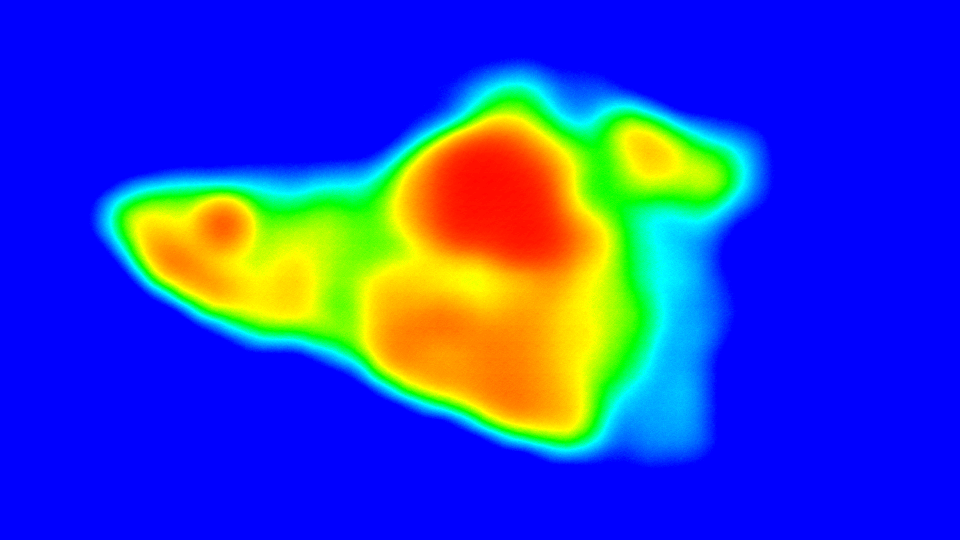
#> input picture CISCO_INNOVATION_CHALLENGE-web-server/cisco_detection/src/test_assets/heatmap_example.png, 960 x 540 px
$ python heatmap.py
#> lines starting #> are read from the running program, lines starting #| are printed output that depends on the picture; after the words box and inside, x2 and y2 are one past the last pixel; in counts of white or black regions, pixels touching at a corner belong together
import cv2
import numpy as np

def get_color_mask(hsv, lower, upper):
    return cv2.inRange(hsv, lower, upper)

def preprocess_mask(mask):
    kernel = np.ones((5, 5), np.uint8)
    mask = cv2.morphologyEx(mask, cv2.MORPH_OPEN, kernel)
    mask = cv2.morphologyEx(mask, cv2.MORPH_CLOSE, kernel)
    return mask

def get_polygons(mask, epsilon_factor=0.02):
    contours, _ = cv2.findContours(mask, cv2.RETR_EXTERNAL, cv2.CHAIN_APPROX_SIMPLE)
    polygons = []
    for contour in contours:
        if cv2.contourArea(contour) > 100:
            peri = cv2.arcLength(contour, True)
            approx = cv2.approxPolyDP(contour, epsilon_factor * peri, True)
            polygons.append(approx)
    return polygons

def is_contour_inside(inner, outer):
    outer = outer.astype(np.float32)
    for point in inner:
        x, y = point[0]
        if cv2.pointPolygonTest(outer, (float(x), float(y)), False) < 0:
            return False
    return True

def draw_polygons(image, polygons, color, label):
    for poly in polygons:
        cv2.polylines(image, [poly], isClosed=True, color=color, thickness=2)
        for point in poly:
            x, y = point[0]
            cv2.circle(image, (x, y), 3, color, -1)
    print(f"{label} polygon(s): {len(polygons)}")

def find_and_draw(image_path):
#> called with image_path = '../test_assets/heatmap_example.png'
    image = cv2.imread(image_path)
#> image is the input picture: shape (540, 960, 3); mean B, G, R 197.4, 61.5, 43.6
    if image is None:
        print("이미지를 불러올 수 없습니다.")
        return

    hsv = cv2.cvtColor(image, cv2.COLOR_BGR2HSV)
#> hsv: shape (540, 960, 3); mean H, S, V 97.8, 255, 255

    # 색상 범위 정의
    red1 = (np.array([0, 120, 100]), np.array([10, 255, 255]))
    red2 = (np.array([170, 120, 100]), np.array([180, 255, 255]))
    orange = (np.array([11, 120, 100]), np.array([25, 255, 255]))
    yellow = (np.array([26, 120, 100]), np.array([35, 255, 255]))

    # 마스크 생성
    mask_red = cv2.bitwise_or(get_color_mask(hsv, *red1), get_color_mask(hsv, *red2))
#> in get_color_mask, `return cv2.inRange(hsv, lower, upper)`:
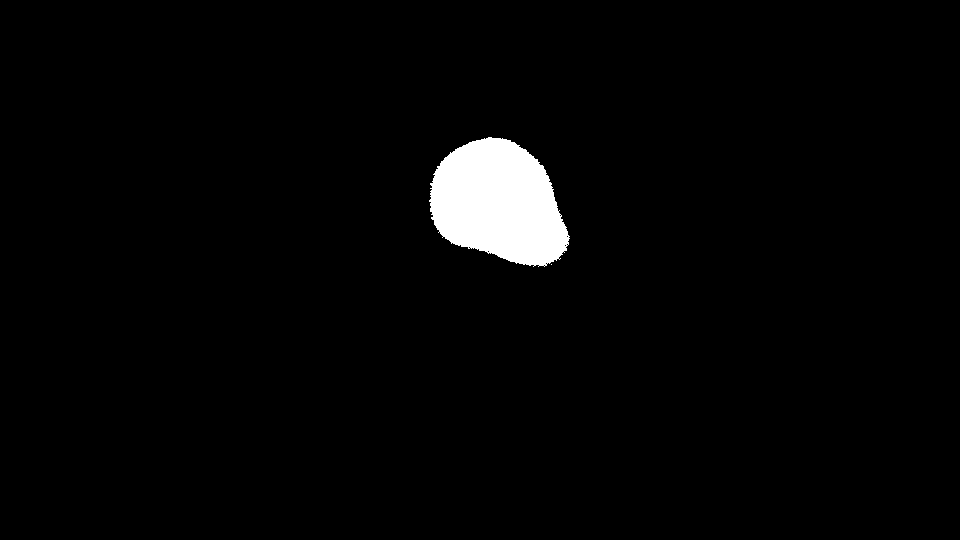
#> returned value: shape (540, 960); 2.5% white; 2 white regions (1 under 20 px), largest, box (x1, y1, x2, y2) and area: (429, 137, 570, 267) 13079
#> in get_color_mask (call 2), `return cv2.inRange(hsv, lower, upper)`: returned value: shape (540, 960); every value is 0
    mask_orange = get_color_mask(hsv, *orange)
#> in get_color_mask (call 3), `return cv2.inRange(hsv, lower, upper)`: returned value: shape (540, 960); 7.2% white; 49 white regions (46 under 20 px), largest, box (x1, y1, x2, y2) and area: (372, 121, 600, 425) 30910, (146, 202, 250, 301) 6180, (638, 142, 662, 164) 250
    mask_yellow = get_color_mask(hsv, *yellow)
#> in get_color_mask (call 4), `return cv2.inRange(hsv, lower, upper)`: returned value: shape (540, 960); 4.8% white; 64 white regions (61 under 20 px), largest, box (x1, y1, x2, y2) and area: (358, 114, 612, 433) 13866, (133, 197, 325, 322) 8627, (619, 126, 701, 183) 2447

    # 전처리
    mask_red = preprocess_mask(mask_red)
#> in preprocess_mask, `mask = cv2.morphologyEx(mask, cv2.MORPH_OPEN, kernel)`: mask: shape (540, 960); 2.5% white; 1 white region, box (x1, y1, x2, y2) and area: (431, 138, 568, 266) 12965
#> in preprocess_mask, `mask = cv2.morphologyEx(mask, cv2.MORPH_CLOSE, kernel)`: mask: shape (540, 960); 2.5% white; 1 white region, box (x1, y1, x2, y2) and area: (431, 138, 568, 266) 12967
    mask_orange = preprocess_mask(mask_orange)
#> in preprocess_mask (call 2), `mask = cv2.morphologyEx(mask, cv2.MORPH_OPEN, kernel)`: mask: shape (540, 960); 7% white; 3 white regions, box (x1, y1, x2, y2) and area: (373, 122, 599, 424) 30339, (147, 202, 249, 299) 6061, (644, 148, 656, 159) 113
#> in preprocess_mask (call 2), `mask = cv2.morphologyEx(mask, cv2.MORPH_CLOSE, kernel)`: mask: shape (540, 960); 7.1% white; 3 white regions, box (x1, y1, x2, y2) and area: (373, 122, 599, 424) 30371, (147, 202, 249, 299) 6067, (644, 148, 656, 159) 113
    mask_yellow = preprocess_mask(mask_yellow)
#> in preprocess_mask (call 3), `mask = cv2.morphologyEx(mask, cv2.MORPH_OPEN, kernel)`: mask: shape (540, 960); 4.4% white; 11 white regions, largest, box (x1, y1, x2, y2) and area: (188, 198, 321, 320) 6384, (482, 114, 610, 433) 6359, (360, 164, 503, 367) 5477
#> in preprocess_mask (call 3), `mask = cv2.morphologyEx(mask, cv2.MORPH_CLOSE, kernel)`: mask: shape (540, 960); 4.4% white; 8 white regions, largest, box (x1, y1, x2, y2) and area: (134, 197, 321, 320) 7905, (482, 114, 610, 433) 6450, (360, 164, 503, 367) 5501

    # 포함 마스크
    mask_orange_total = cv2.bitwise_or(mask_orange, mask_red)
#> mask_orange_total: shape (540, 960); 9.6% white; 3 white regions, box (x1, y1, x2, y2) and area: (373, 122, 599, 424) 43338, (147, 202, 249, 299) 6067, (644, 148, 656, 159) 113
    mask_yellow_total = cv2.bitwise_or(mask_yellow, mask_orange_total)
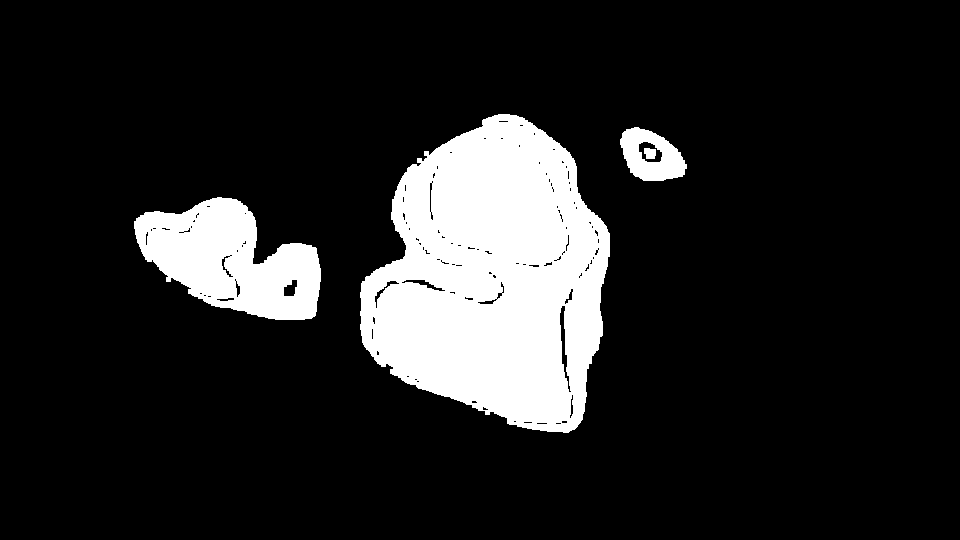
#> mask_yellow_total: shape (540, 960); 13.9% white; 4 white regions

    # 다각형 추출
    red_polygons = get_polygons(mask_red)
#> in get_polygons, `contours, _ = cv2.findContours(mask, cv2.RETR_EXTERNAL, cv2.CHAIN_APPR..`: contours = 1 contour; box (x1, y1, x2, y2) and area: (431, 138, 568, 266) 12762
#> the loop in get_polygons, `for contour in contours:` made 1 pass
#> peri on pass 1: 456.3
#> after the loop in get_polygons, `for contour in contours:`: polygons = 1 item
#> red_polygons = 1 item
    orange_polygons = get_polygons(mask_orange_total)
#> in get_polygons (call 2), `contours, _ = cv2.findContours(mask, cv2.RETR_EXTERNAL, cv2.CHAIN_APPR..`: contours = 3 contours; box (x1, y1, x2, y2) and area: (373, 122, 599, 424) 43037, (147, 202, 249, 299) 5900, (644, 148, 656, 159) 92
#> the loop in get_polygons (call 2), `for contour in contours:` made 3 passes
#> peri on passes 1, 3: 373.7, 1141.2
#> after the loop in get_polygons (call 2), `for contour in contours:`: polygons = 2 contours; box (x1, y1, x2, y2) and area: (373, 122, 598, 423) 39310, (148, 205, 249, 299) 5311
#> orange_polygons has the same summary as polygons in get_polygons
    yellow_polygons = get_polygons(mask_yellow_total)
#> in get_polygons (call 3), `contours, _ = cv2.findContours(mask, cv2.RETR_EXTERNAL, cv2.CHAIN_APPR..`: contours = 3 contours; box (x1, y1, x2, y2) and area: (360, 114, 610, 433) 56620, (134, 197, 321, 320) 14060, (620, 127, 687, 181) 2451
#> after the loop in get_polygons (call 3), `for contour in contours:`: polygons = 3 contours; box (x1, y1, x2, y2) and area: (361, 114, 610, 433) 51414, (134, 201, 317, 316) 12257, (622, 127, 685, 181) 2340
#> yellow_polygons has the same summary as polygons in get_polygons

    result = image.copy()
    draw_polygons(result, yellow_polygons, (0, 0, 0), "Yellow (total)")
#> the loop in draw_polygons, `for poly in polygons:` made 3 passes
#| Yellow (total) polygon(s): 3
    draw_polygons(result, orange_polygons, (0, 165, 255), "Orange (total)")
#> the loop in draw_polygons (call 2), `for poly in polygons:` made 2 passes
#> after the loop in draw_polygons (call 2), `for poly in polygons:`: image: shape (540, 960, 3); mean B, G, R 197.4, 59.1, 41.4
#| Orange (total) polygon(s): 2
    draw_polygons(result, red_polygons, (0, 0, 255), "Red")
#> call 3 of draw_polygons, with color = (0, 0, 255), label = 'Red'
#> the loop in draw_polygons (call 3), `for poly in polygons:` made 1 pass
#> after the loop in draw_polygons (call 3), `for poly in polygons:`:
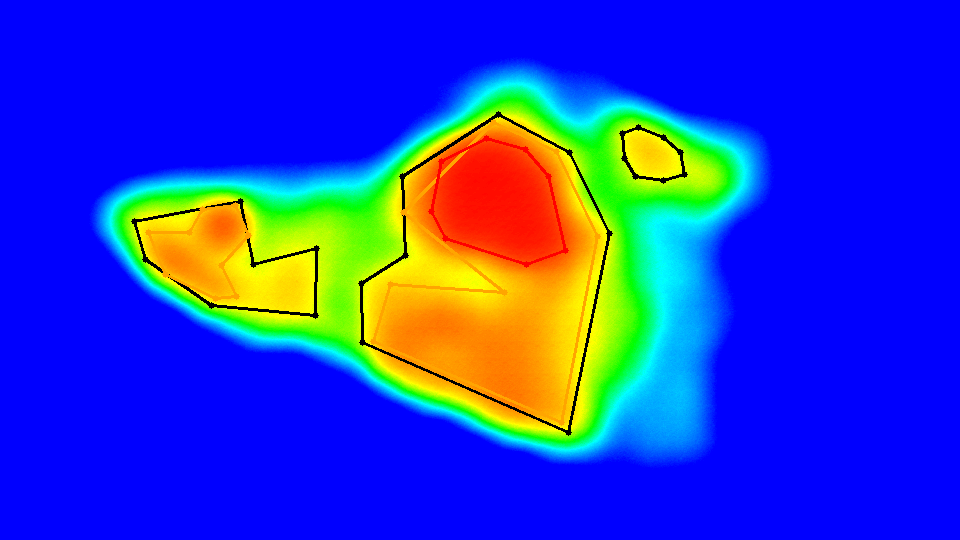
#> image: shape (540, 960, 3); mean B, G, R 197.4, 58.9, 41.4
#| Red polygon(s): 1

    for orange_poly in orange_polygons:
        if not any(is_contour_inside(orange_poly, yellow_poly) for yellow_poly in yellow_polygons):
            cv2.polylines(result, [orange_poly], isClosed=True, color=(255, 0, 255), thickness=2)
            print("노랑 안에 포함되지 않은 주황 다각형 감지")
#> this loop made 2 passes
#| 노랑 안에 포함되지 않은 주황 다각형 감지
#| 노랑 안에 포함되지 않은 주황 다각형 감지
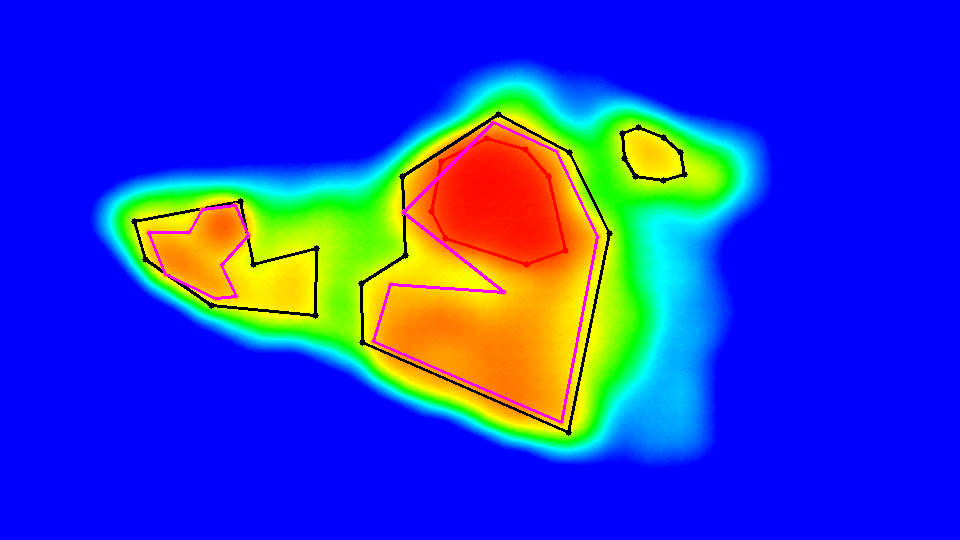
#> result: shape (540, 960, 3); 0.73% of pixels changed, all inside (x1, y1, x2, y2) = (147, 121, 599, 424)

    for red_poly in red_polygons:
        if not any(is_contour_inside(red_poly, orange_poly) for orange_poly in orange_polygons):
            cv2.polylines(result, [red_poly], isClosed=True, color=(255, 0, 0), thickness=2)
            print("주황 안에 포함되지 않은 빨강 다각형 감지")
#> this loop made 1 pass
#| 주황 안에 포함되지 않은 빨강 다각형 감지
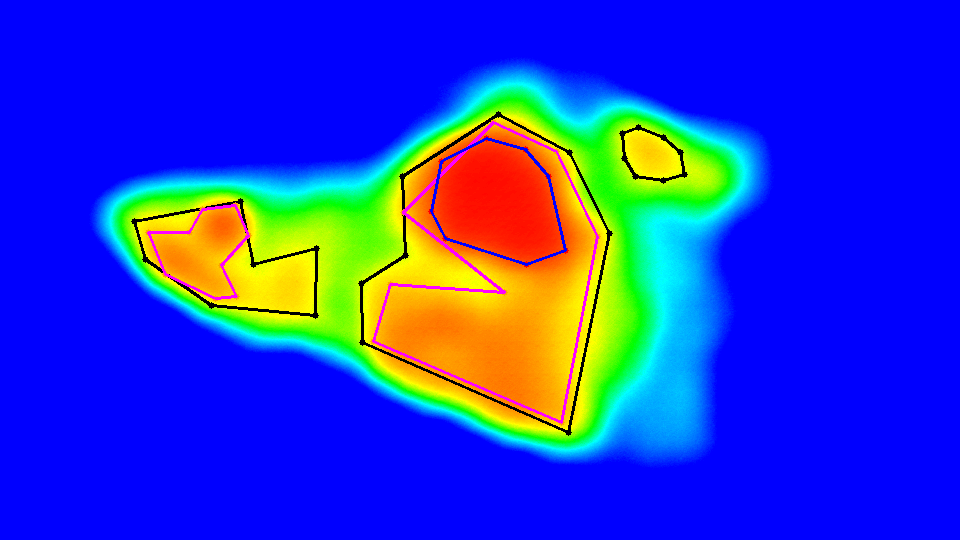
#> result: shape (540, 960, 3); 0.22% of pixels changed, all inside (x1, y1, x2, y2) = (430, 137, 567, 266)

    # 여집합 마스크: 노랑 - (빨강 + 주황)
    red_or_orange_mask = cv2.bitwise_or(mask_red, mask_orange)
    yellow_only_mask = cv2.bitwise_and(mask_yellow, cv2.bitwise_not(red_or_orange_mask))
    yellow_only_mask = preprocess_mask(yellow_only_mask)
#> in preprocess_mask (call 4), `mask = cv2.morphologyEx(mask, cv2.MORPH_OPEN, kernel)`: mask: shape (540, 960); 4.4% white; 11 white regions

    # 여집합만 남기고 나머지 검정색으로 칠한 이미지 생성
    filtered_result = cv2.bitwise_and(image, image, mask=yellow_only_mask)
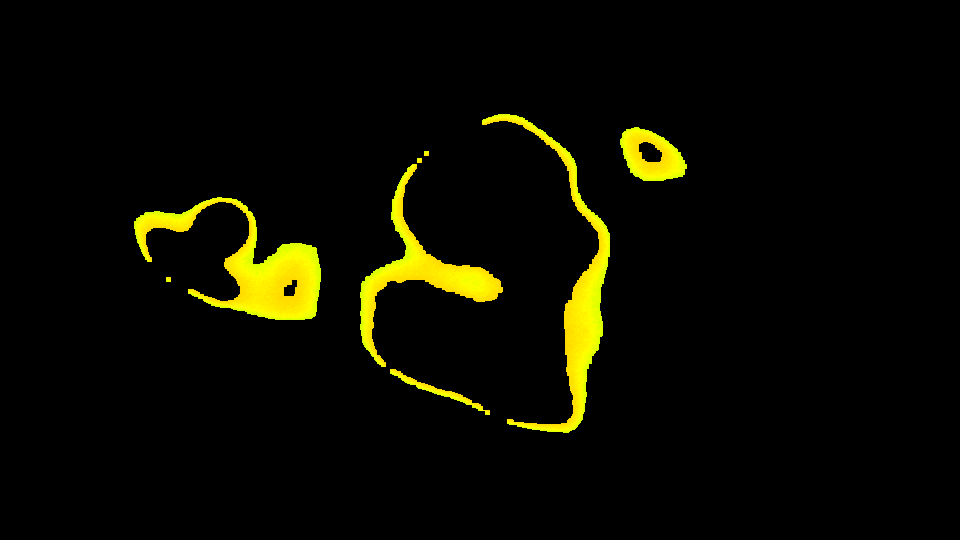
#> filtered_result: shape (540, 960, 3); mean B, G, R 0, 10.6, 10.9

    # 여집합 다각형 표시 (선택적 디버깅용)
    yellow_only_polygons = get_polygons(yellow_only_mask)
#> in get_polygons (call 4), `contours, _ = cv2.findContours(mask, cv2.RETR_EXTERNAL, cv2.CHAIN_APPR..`: contours = 8 contours, 3 with area under 20; largest, box (x1, y1, x2, y2) and area: (134, 197, 321, 320) 7650, (482, 114, 610, 433) 5996, (360, 164, 503, 367) 5174, (620, 127, 687, 181) 2451, (390, 369, 490, 415) 518
#> after the loop in get_polygons (call 4), `for contour in contours:`: polygons = 5 contours; box (x1, y1, x2, y2) and area: (134, 201, 317, 316) 5620, (361, 164, 503, 367) 5212, (498, 114, 610, 433) 4685, (622, 127, 685, 181) 2340, (390, 369, 490, 415) 648
#> yellow_only_polygons has the same summary as polygons in get_polygons
    draw_polygons(filtered_result, yellow_only_polygons, (0, 255, 0), "Yellow-Only (filtered)")
#> call 4 of draw_polygons, with color = (0, 255, 0), label = 'Yellow-Only (filtered)'
#> the loop in draw_polygons (call 4), `for poly in polygons:` made 5 passes
#> poly on pass 1: [[390, 369], [407, 383], [489, 414], [460, 394]]
#> after the loop in draw_polygons (call 4), `for poly in polygons:`:
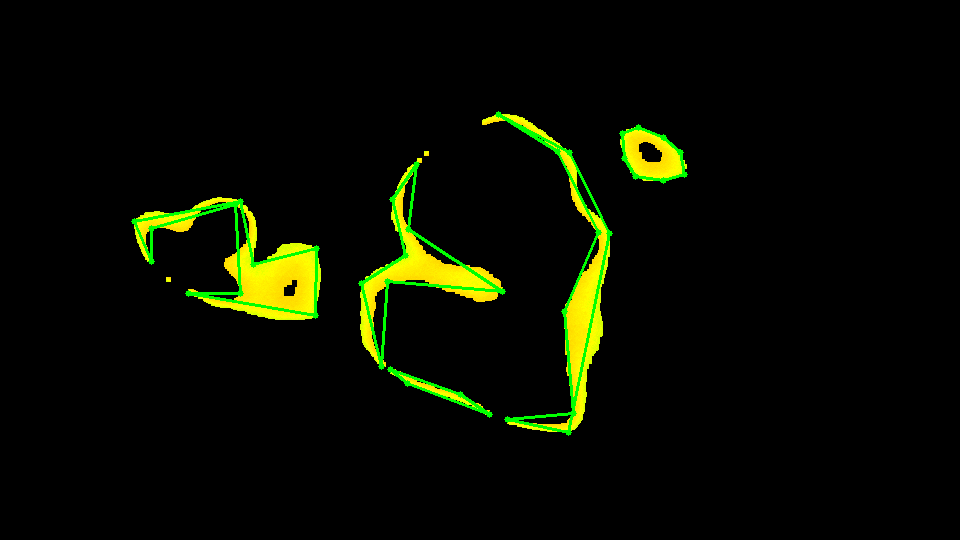
#> image: shape (540, 960, 3); mean B, G, R 0, 12.3, 8.7
#| Yellow-Only (filtered) polygon(s): 5

    try:
        cv2.imshow("Result", result)
        cv2.imshow("Filtered Yellow", filtered_result)
        print("ESC 키로 종료하거나 Ctrl+C로 중단할 수 있습니다.")
        while True:
            if cv2.waitKey(100) == 27:
#> (key Esc is pressed here)
                break
    except KeyboardInterrupt:
        print("\nCtrl+C 감지. 종료합니다.")
    finally:
        cv2.destroyAllWindows()

if __name__ == "__main__":
    find_and_draw("../test_assets/heatmap_example.png")
